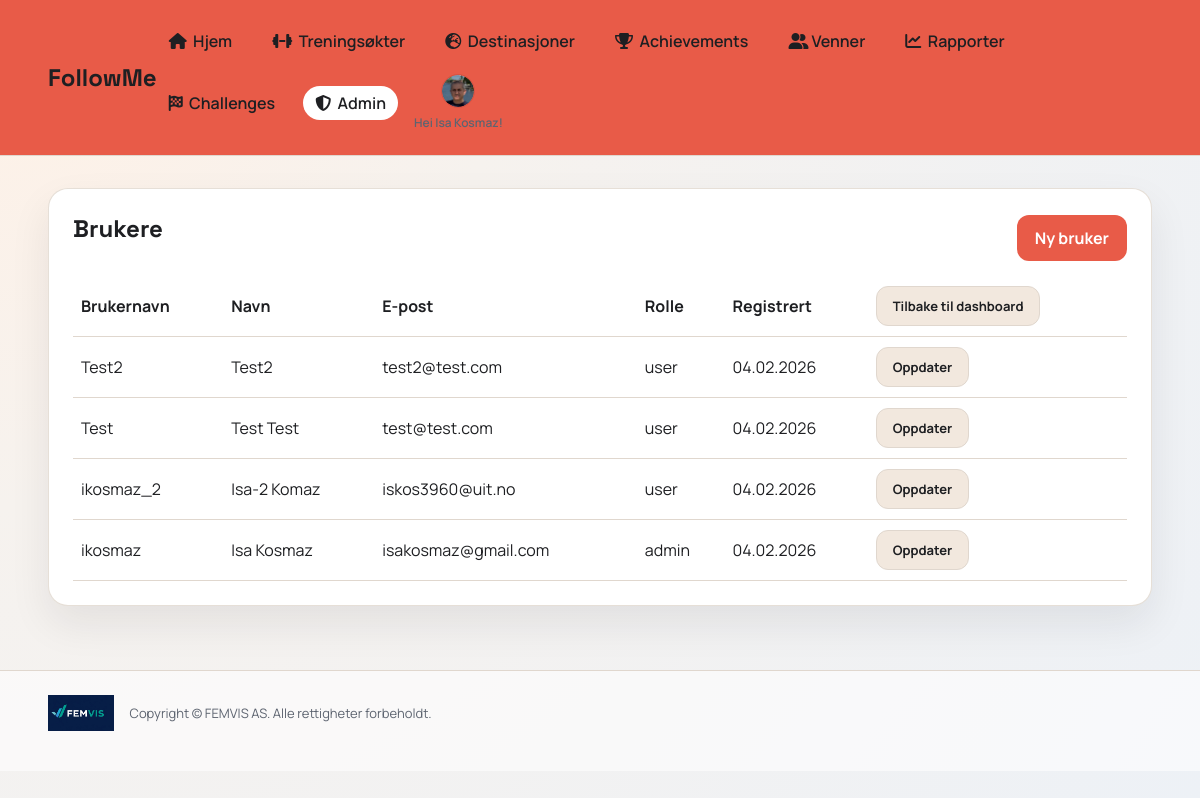
The app's page /admin/users (signed in) with its own data.
### app.py (models this page shows)
class User(db.Model):
    id = db.Column(db.Integer, primary_key=True)
    username = db.Column(db.String(40), unique=True, nullable=False)
    full_name = db.Column(db.String(120), nullable=False)
    email = db.Column(db.String(120), unique=True, nullable=False)
    password_hash = db.Column(db.String(255), nullable=False)
    role = db.Column(db.String(20), default="user", nullable=False)
    avatar_color = db.Column(db.String(20), default="#2d7d46", nullable=False)
    avatar_icon = db.Column(db.String(20), default="boot", nullable=False)
    avatar_image = db.Column(db.String(255), nullable=True)
    created_at = db.Column(db.DateTime, default=datetime.utcnow, nullable=False)

### app.py (the view)
@app.route("/admin/users")
@login_required
def admin_users():
    user = get_current_user()
    if user.role != "admin":
        flash("Du har ikke tilgang.")
        return redirect(url_for("index"))
    users = User.query.order_by(User.created_at.desc()).all()
    return render_template("admin_users.html", user=user, users=users)

### app.py (called while the page is built)
def login_required(view):
    @wraps(view)
    def wrapper(*args, **kwargs):
        if "user_id" not in session:
            return redirect(url_for("login"))
        user = db.session.get(User, session["user_id"])
        if not user:
            session.clear()
            return redirect(url_for("login"))
        return view(*args, **kwargs)
    return wrapper

def get_current_user():
    if "user_id" not in session:
        return None
    user = db.session.get(User, session["user_id"])
    if not user:
        session.clear()
        return None
    return user

### templates/admin_users.html
{% extends "base.html" %}
{% set title = "Admin" %}
{% block content %}
<section class="card">
  <div class="card-header">
    <h2>Brukere</h2>
    <a class="button" href="{{ url_for('admin_user_new') }}">Ny bruker</a>
  </div>
  <table class="table">
    <thead>
      <tr>
        <th>Brukernavn</th>
        <th>Navn</th>
        <th>E-post</th>
        <th>Rolle</th>
        <th>Registrert</th>
        <th><a class="button secondary small" href="{{ url_for('admin_dashboard') }}">Tilbake til dashboard</a></th>
      </tr>
    </thead>
    <tbody>
      {% for u in users %}
        <tr>
          <td>{{ u.username }}</td>
          <td>{{ u.full_name }}</td>
          <td>{{ u.email }}</td>
          <td>{{ u.role }}</td>
          <td>{{ u.created_at.strftime('%d.%m.%Y') }}</td>
          <td><a class="button secondary small" href="{{ url_for('admin_user_edit', user_id=u.id) }}">Oppdater</a></td>
        </tr>
      {% endfor %}
    </tbody>
  </table>
</section>
{% endblock %}

### templates/base.html (shortened to what this page needs)
<!doctype html>
<html lang="no">
<head>
  <link rel="stylesheet" href="{{ url_for('static', filename='css/style.css') }}">
  <link rel="stylesheet" href="https://cdnjs.cloudflare.com/ajax/libs/font-awesome/6.5.2/css/all.min.css">
</head>
<body>
  <div class="app-shell">
    <header class="topbar">
      <a class="brand-link" href="{{ url_for('index') }}"><div class="brand">FollowMe</div></a>
      {% if user %}
      <div class="nav-shell">
        <nav class="nav">
          <a href="{{ url_for('index') }}" class="{% if request.path == url_for('index') %}active{% endif %}"><i class="fa-solid fa-house"></i>&nbsp; Hjem</a>
          <a href="{{ url_for('workouts') }}" class="{% if request.path.startswith(url_for('workouts')) %}active{% endif %}"><i class="fa-solid fa-dumbbell"></i>&nbsp; Treningsøkter</a>
          <a href="{{ url_for('destinations') }}" class="{% if request.path.startswith(url_for('destinations')) %}active{% endif %}"><i class="fa-solid fa-earth-europe"></i>&nbsp; Destinasjoner</a>
          <a href="{{ url_for('achievements') }}" class="{% if request.path.startswith(url_for('achievements')) %}active{% endif %}"><i class="fa-solid fa-trophy"></i>&nbsp; Achievements</a>
          <a href="{{ url_for('friends') }}" class="{% if request.path.startswith(url_for('friends')) %}active{% endif %}"><i class="fa-solid fa-user-group"></i> Venner</a>
          <a href="{{ url_for('reports') }}" class="{% if request.path.startswith(url_for('reports')) %}active{% endif %}"><i class="fa-solid fa-chart-line"></i>&nbsp; Rapporter</a>
          <a href="{{ url_for('challenges') }}" class="{% if request.path.startswith(url_for('challenges')) %}active{% endif %}"><i class="fa-solid fa-flag-checkered"></i>&nbsp; Challenges</a>
          {% if user.role == 'admin' %}
          <a href="{{ url_for('admin_dashboard') }}" class="{% if request.path.startswith('/admin') %}active{% endif %}"><i class="fa-solid fa-shield-halved"></i>&nbsp; Admin</a>
          {% endif %}
          <div class="nav-avatar-wrap">
            <a class="nav-avatar {% if user.avatar_image %}has-image{% endif %}" href="{{ url_for('profile') }}" style="--accent: {{ user.avatar_color }}" aria-label="Profil">
              {% if user.avatar_image %}
                <img src="{{ url_for('static', filename='uploads/' ~ user.avatar_image) }}" alt="Avatar">
              {% endif %}
            </a>
            <div class="nav-welcome">Hei {{ user.full_name }}!</div>
          </div>
        </nav>
      </div>
      {% endif %}
    </header>
    <main class="main">
      {% block content %}{% endblock %}
    </main>
    <footer class="footer">
      <div class="footer-inner">
        <img src="{{ url_for('static', filename='img/logo.jpg') }}" alt="FEMVIS AS logo">
        <p>Copyright © FEMVIS AS. Alle rettigheter forbeholdt.</p>
      </div>
    </footer>
  </div>
</body>
</html>

### static/css/style.css (style rules this page uses)
:root { --bg: #f6f2ee; --bg-2: #edf1f6; --card: #ffffff; --ink: #1e1f22; --muted: #5d6470; --accent: #2d7d46; --accent-2: #d96d4e; --stroke: #e0d7ce; }
* { box-sizing: border-box; }
body { margin: 0; font-family: "Manrope", sans-serif; color: var(--ink); background: radial-gradient(circle at top left, #fff1e6 0%, var(--bg) 35%, var(--bg-2) 100%); }
.app-shell { min-height: 100vh; }
.topbar { display: flex; align-items: center; justify-content: space-between; padding: 24px 48px; position: sticky; top: 0; backdrop-filter: blur(6px); background: #e85b48; border-bottom: 1px solid var(--stroke); z-index: 10; }
.brand { font-family: "Space Grotesk", sans-serif; font-size: 24px; font-weight: 700; }
.brand-link { text-decoration: none; color: inherit; }
.nav { display: flex; gap: 16px; flex-wrap: wrap; align-items: center; }
.nav a { text-decoration: none; color: var(--ink); font-weight: 600; padding: 6px 12px; border-radius: 999px; }
.nav a.active { background: var(--card); }
.nav a.nav-avatar { padding: 0; }
.nav-avatar { width: 34px; height: 34px; border-radius: 50%; background: var(--accent); display: flex; align-items: center; justify-content: center; color: #fff; font-weight: 700; overflow: hidden; border: 1px solid rgba(0, 0, 0, 0.08); padding: 0; }
.nav-avatar img { width: 100%; height: 100%; object-fit: cover; display: block; border-radius: 50%; }
.nav-avatar.has-image { background: transparent; }
.nav-avatar-wrap { position: relative; display: flex; align-items: center; flex-direction: column; gap: 6px; }
.nav-welcome { font-size: 12px; color: var(--muted); font-weight: 600; text-align: center; max-width: 140px; }
.nav-shell { display: flex; align-items: center; gap: 12px; position: relative; }
.main { padding: 32px 48px 64px; }
.footer { padding: 24px 48px 40px; border-top: 1px solid var(--stroke); background: rgba(255, 255, 255, 0.6); }
.footer-inner { display: flex; align-items: center; gap: 16px; flex-wrap: wrap; }
.footer-inner img { height: 36px; }
.footer-inner p { margin: 0; color: var(--muted); font-size: 13px; }
.card { background: var(--card); border-radius: 20px; padding: 24px; box-shadow: 0 18px 40px rgba(29, 31, 34, 0.08); border: 1px solid rgba(224, 215, 206, 0.8); }
.card h2 { margin-top: 0; font-family: "Space Grotesk", sans-serif; }
.button { background: #e85b48; color: #fff; border: none; padding: 12px 18px; border-radius: 12px; font-weight: 700; cursor: pointer; text-decoration: none; display: inline-block; text-align: center; }
.button.secondary { background: #f2e8de; color: var(--ink); border: 1px solid var(--stroke); }
.button.small { padding: 10px 16px; font-size: 13px; }
.table { width: 100%; border-collapse: collapse; margin-top: 12px; }
.table th, .table td { text-align: left; padding: 10px 8px; border-bottom: 1px solid var(--stroke); }
.card-header { display: flex; align-items: center; justify-content: space-between; gap: 12px; }

### records on screen
User: avatar_image (picture), full_name "Isa Kosmaz", username "ikosmaz", email "isakosmaz@gmail.com", role "admin", created_at "04.02.2026"
User: username "Test2", full_name "Test2", email "test2@test.com", role "user", created_at "04.02.2026"
User: username "Test", full_name "Test Test", email "test@test.com", role "user", created_at "04.02.2026"
User: username "ikosmaz_2", full_name "Isa-2 Komaz", email "iskos3960@uit.no", role "user", created_at "04.02.2026"
